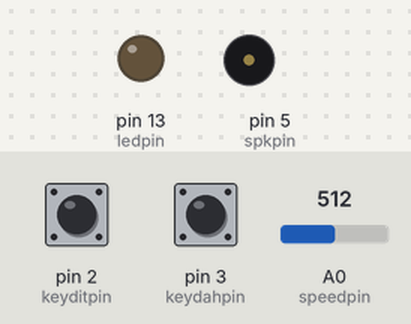
A sketch run on a simulated Arduino Uno, built with avr-gcc and run on an emulated ATmega328P. Shown: output pins drawn as LEDs (lit = HIGH), buzzer (waves = sounding). Dashed ring = blinking. The test bench sets the inputs (shaded band); at power-on: pin 2 (keyditpin) HIGH, pin 3 (keydahpin) HIGH, A0 (speedpin) = 512.

Above: at 1.2 s.
1.3 s: pin 2 (keyditpin) pulled LOW for 1 s
At 1.36 s:
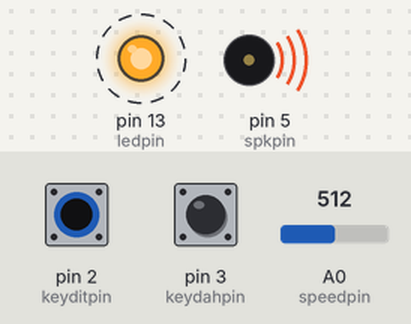
4.3 s: pin 3 (keydahpin) pulled LOW for 1 s
At 6.4 s:
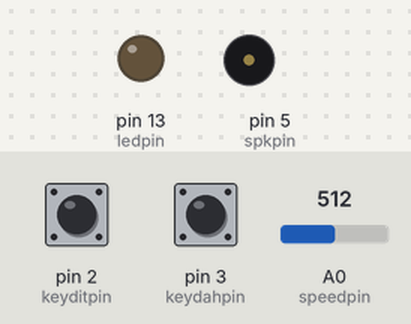
6.8 s: pin 3 (keydahpin) pulled LOW for 3.2 s
At 10.6 s:
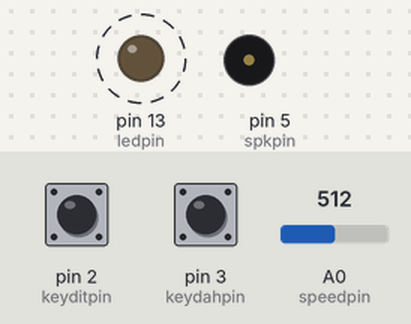
11.5 s: pin 2 (keyditpin) pulled LOW for 3.2 s
At 15.4 s:
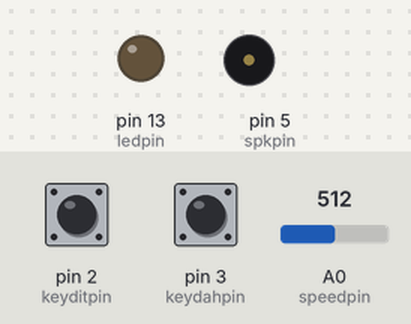
Timing chart, 0 to 16.9 s (numbered marks = the images above; inputs shaded):
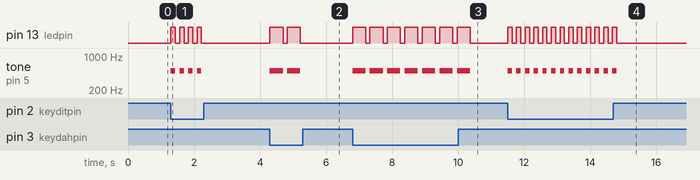

Measured:
- after the input at 1.3 s, pin 13 (ledpin): alternates HIGH for 0.13 s and LOW for 0.13 s, 8 changes in all, then stays LOW, starting at once; tone on pin 5 (spkpin): alternates 500 Hz for 0.13 s and silent for 0.13 s, 8 changes in all, then stays silent, starting at once
- after the input at 4.3 s, pin 13 (ledpin): alternates HIGH for 0.40 s and LOW for 0.13 s, 4 changes in all, then stays LOW, starting at once; tone on pin 5 (spkpin): alternates 500 Hz for 0.40 s and silent for 0.13 s, 4 changes in all, then stays silent, starting at once
- after the input at 6.8 s, pin 13 (ledpin): alternates HIGH for 0.40 s and LOW for 0.13 s, 14 changes in all, then stays LOW, starting at once; tone on pin 5 (spkpin): alternates 500 Hz for 0.40 s and silent for 0.13 s, 14 changes in all, then stays silent, starting at once
- after the input at 11.5 s, pin 13 (ledpin): alternates HIGH for 0.13 s and LOW for 0.13 s, 26 changes in all, then stays LOW, starting at once; tone on pin 5 (spkpin): alternates 500 Hz for 0.13 s and silent for 0.13 s, 26 changes in all, then stays silent, starting at once

The sketch:

simple_keyer2.ino
```cpp
// Versão para uma chave dupla (lambic), com geração do tom em speaker e buzzer (opcional) e com
// regulação de velocidade
// Por Pedro Ribeiro CT7ABP
// Coompativel com a maioria das placas Arduino, incluindo UNO e NANO

//#define SERIALDEBUG // Só para testes, manter ligado pode afectar a velocidade dos simbolos

const byte keyditpin = 2; // Ligar a chave no pino correspondente ao ponto
const byte keydahpin = 3; // Ligar a chave no pino correspondente ao traço, o pino comum liga ao
                          // GND do Arduino
const byte ledpin = 13; // Pino para o led da board e para eventual buzzer activo, se ligar um led
                        // externo, não esquecer uma resistência de uns 390ohm
const byte spkpin = 5; // Pino da saida para speaker, ligar através de uma resistência de ~390ohm
                       // e um condensador de 10uF para evitar danos
const byte speedpin = A0; // Pino que irá ligar ao cursor do potenciometro/trimmer de ajuste da
                          // velocidade
const short cwspeed_min_ms = 1200/5; // Velocidade equivalente a 5 wpm
const short cwspeed_max_ms = 1200/50; // Velocidade equivalente a 50 wpm
const unsigned short cw_tone = 500; // Tom de 500Hz (onda quadrada) no pino definido como spkpin

enum cwsym_t { SYM_DIT, SYM_DAH };

void setup() {
#ifdef SERIALDEBUG
  Serial.begin(115200);
  Serial.println("CW KEYER BY CT7ABP Pedro");
#endif
// Configurar o Pin 2 onde vamos ligar a chave de CW, o pino correspondente aos pontos como entrada
// colocar uma resistência de 10k entre o pino e 5V para o manter ao nível logico alto por omissao
 pinMode(keyditpin,INPUT);
// Configurar o Pin 3 onde vamos ligar a chave de CW, o pino correspondente aos traços como entrada
// colocar uma resistência de 10k entre o pino e 5V para o manter ao nível logico alto por omissao
 pinMode(keydahpin,INPUT);

// Configurar o Pin 13 como saida, este está nativamente ligado ao LED do UNO, NANO (e outros) e
// poderá ser opcionalmente usado para ligar o buzzer activo
 pinMode(ledpin,OUTPUT);
 digitalWrite(ledpin,LOW); // Inicialmente o LED/Buzzer nao estão activos

// Configurar o Pin 5 como saida a usar pelo autofalante, NAO LIGAR DIRECTO porque fará danos a ambos
// autofalante e Arduino, ligar com uma resistência de 220~390ohm e um condensador de 10uF com o
// positivo do lado do Arduino (valores a ajustar)
 pinMode(spkpin,OUTPUT);
 digitalWrite(spkpin,LOW); // Inicialmente speaker está inactivo
}

void ditdah(const cwsym_t dd, const unsigned short dit_ms) {
    digitalWrite(ledpin,HIGH); // LED/buzzer activos
    tone(spkpin,cw_tone); // Gera tom (onda quadrada)
    if(dd == SYM_DIT)
      delay(dit_ms); // Espera o tempo de ponto
    else
      delay(dit_ms*3); // Espera o tempo de traço
    noTone(spkpin); // Desactiva o tom
    digitalWrite(ledpin,LOW); // LED/buzzer inactivos
    delay(dit_ms); // Esperar o tempo de ponto antes de qualquer outro simbolo
}

void loop() {
// true = HIGH significa que o pullup está a condicionar o estado da entrada, false = LOW, se a chave estiver premida
 short potval = analogRead(speedpin);
 unsigned short ditspeed_ms = map(potval,0,(1<<10),cwspeed_min_ms,cwspeed_max_ms);
 bool ditstate = digitalRead(keyditpin);
 bool dahstate = digitalRead(keydahpin);
#ifdef SERIALDEBUG
 Serial.print("DIT = ");
 Serial.print(ditstate);
 Serial.print(", DAH = ");
 Serial.print(dahstate);
 Serial.print(", POTVAL = ");
 Serial.print(potval);
 Serial.print(", DITMS = ");
 Serial.println(ditspeed_ms);
#endif
 if(dahstate == false) { // traço premido
   ditdah(SYM_DAH,ditspeed_ms);
 }
 if(ditstate == false) { // ponto premido
   ditdah(SYM_DIT,ditspeed_ms);
 }
}
```
